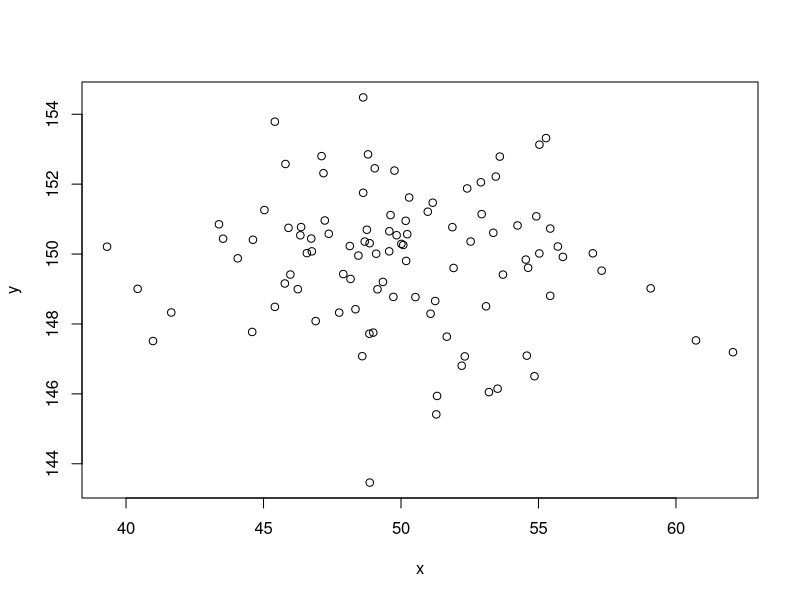

Recreate this plot in R.
#generate random data and plot
x <- rnorm(n = 100, mean=50, sd=4)
y <- rnorm(n = 100, mean=150, sd=2)

plot(y~x)

#perform regression
lin.reg <- lm(y~x)
summary(lin.reg)
